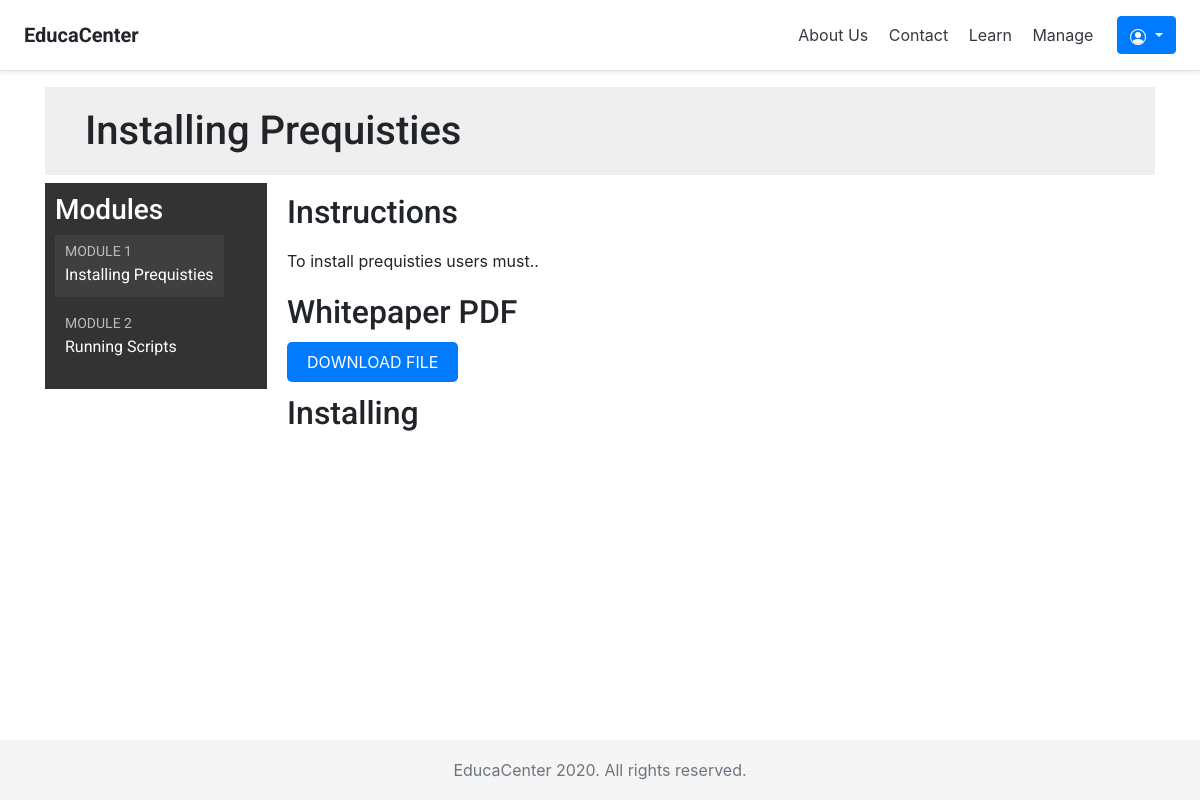
Screenshot of /students/course/4/5/ (signed in) with the database file from the repository.
### courses/models.py (models this page shows, shortened)
class Module(models.Model):
    course = models.ForeignKey(Course,
                        related_name='modules',
                        on_delete=models.CASCADE)
    title = models.CharField(max_length=200)
    description = models.TextField(blank=True)
    order = OrderField(blank=True, for_fields=['course'])
    class Meta:
        ordering = ['order']
    def __str__(self):
        return '{}. {}'.format(self.order, self.title)

class Content(models.Model):
    module = models.ForeignKey(Module,
                        related_name='contents',
                        on_delete=models.CASCADE)
    content_type = models.ForeignKey(ContentType,
                        on_delete=models.CASCADE,
                        limit_choices_to={'model__in':(
                            'text','embedvideo','image','file')})
    object_id = models.PositiveIntegerField()
    item = GenericForeignKey('content_type', 'object_id')
    order = OrderField(blank=True, for_fields=['module'])
    class Meta:
        ordering = ['order']

class ItemBase(models.Model):
    owner = models.ForeignKey(User,
                        related_name='%(class)s_related',
                        on_delete=models.CASCADE)
    title = models.CharField(max_length=250)
    created = models.DateTimeField(auto_now_add=True)
    updated = models.DateTimeField(auto_now=True)
    class Meta:
        abstract = True
    def render(self):
        return render_to_string('courses/content/{}.html'.format(
                            self._meta.model_name), {'item': self})

class Text(ItemBase):
    content = models.TextField()

class File(ItemBase):
    file = models.FileField(upload_to='files')

class EmbedVideo(ItemBase):
    url = models.URLField()

### students/views.py (the view)
class StudentCourseDetailView(DetailView):
    model = Course
    template_name = 'students/course/detail.html'
    def get_queryset(self):
        qs = super(StudentCourseDetailView, self).get_queryset()
        return qs.filter(students__in=[self.request.user])
    def get_context_data(self, **kwargs):
        context = super(StudentCourseDetailView,
        self).get_context_data(**kwargs)
        course = self.get_object()
        if 'module_id' in self.kwargs:
            context['module'] = course.modules.get(
            id=self.kwargs['module_id'])
        else:
            context['module'] = course.modules.all()[0]
        return context

### students/templates/students/course/detail.html (shortened to what this page needs)
{% extends "base.html" %}
{% load cache %}
{% block content %}
<h1>
    {{ module.title }}
</h1>
<div class="contents">
    <h3>Modules</h3>
    <ul id="modules">
        {% for m in object.modules.all %}
        <li data-id="{{ m.id }}" {% if m == module %} class="selected" {% endif %}>
            <a href="{% url "student_course_detail_module"
object.id m.id %}">
                <span>
                    Module <span class="order">{{ m.order|add:1 }}
                    </span>
                </span>
                <br>
                {{ m.title }}
            </a>
        </li>
        {% empty %}
        <li>No modules yet.</li>
        {% endfor %}
    </ul>
</div>
<div class="module">
    {% cache 600 module_contents module %}
        {% for content in module.contents.all %}
            {% with item=content.item %}
                <h2>{{ item.title }}</h2>
            {{ item.render }}
            {% endwith %}
        {% endfor %}
    {% endcache %}
</div>
{% endblock %}

### courses/templates/courses/content/text.html
{{ item.content|linebreaks|safe }}

### courses/templates/courses/content/file.html
<p><a href="{{ item.file.url }}" class="button">Download file</a></p>

### courses/static/css/base.css (style rules this page uses)
body { margin:0; font-family:'Roboto', sans-serif; font-weight:400; color:#333; padding-bottom: 120px; }
a { color:#3fad37; text-decoration:none; }
ul { float:left; }
h1, h2, h3, h4, h5, h6 { font-family:'Roboto', sans-serif; font-weight:300; }
h1 { background:#efefef; width:100%; overflow:auto; padding:20px 0 20px 40px; margin:0; }
.module { padding:10px 20px; float:left; width:600px; }
.module p { margin:10px 0 20px; width:100%; float:left; }
.contents { width:20%; padding:10px; float:left; background:#333; color: #fff; font-family:'Roboto', sans-serif; }
.contents ul { list-style:none; margin:0; padding:0; }
.contents ul li { margin:0 0 10px 0; padding:4px 10px 10px; overflow:auto; }
.contents ul li.selected { background:#3f3f3f; }
.contents ul span { text-transform:uppercase; color:#bbb; font-size:14px; }
.contents ul a { display:block; color:#fff; text-decoration:none; }
input[type=submit], a.button { border-radius:5px; background: #007bff; color:#fff; font-size:16px; text-transform:uppercase; border:none; padding:10px 20px; margin:20px 0; }

### rows the page displays
Module: title "Installing Prequisties", order|add "1"
Module: order|add "2", title "Running Scripts"
Content: item "Instructions", item.content "To install prequisties users must.."
Content: item "Whitepaper PDF"
Content: item "Installing"
